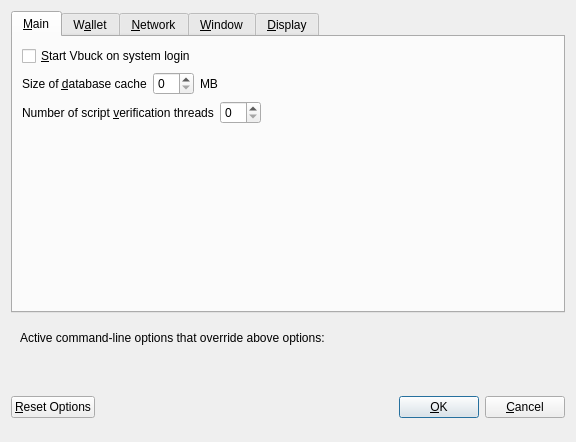
<?xml version="1.0" encoding="UTF-8"?>
<ui version="4.0">
 <class>OptionsDialog</class>
 <widget class="QDialog" name="OptionsDialog">
  <property name="geometry">
   <rect>
    <x>0</x>
    <y>0</y>
    <width>576</width>
    <height>442</height>
   </rect>
  </property>
  <property name="windowTitle">
   <string>Options</string>
  </property>
  <property name="modal">
   <bool>true</bool>
  </property>
  <layout class="QVBoxLayout" name="verticalLayout">
   <item>
    <widget class="QTabWidget" name="tabWidget">
     <property name="currentIndex">
      <number>0</number>
     </property>
     <widget class="QWidget" name="tabMain">
      <attribute name="title">
       <string>&amp;Main</string>
      </attribute>
      <layout class="QVBoxLayout" name="verticalLayout_Main">
       <item>
        <widget class="QCheckBox" name="bitcoinAtStartup">
         <property name="toolTip">
          <string>Automatically start Vbuck after logging in to the system.</string>
         </property>
         <property name="text">
          <string>&amp;Start Vbuck on system login</string>
         </property>
        </widget>
       </item>
       <item>
        <layout class="QHBoxLayout" name="horizontalLayout_2_Main">
         <item>
          <widget class="QLabel" name="databaseCacheLabel">
           <property name="text">
            <string>Size of &amp;database cache</string>
           </property>
           <property name="textFormat">
            <enum>Qt::PlainText</enum>
           </property>
           <property name="buddy">
            <cstring>databaseCache</cstring>
           </property>
          </widget>
         </item>
         <item>
          <widget class="QSpinBox" name="databaseCache"/>
         </item>
         <item>
          <widget class="QLabel" name="databaseCacheUnitLabel">
           <property name="text">
            <string>MB</string>
           </property>
           <property name="textFormat">
            <enum>Qt::PlainText</enum>
           </property>
          </widget>
         </item>
         <item>
          <spacer name="horizontalSpacer_2_Main">
           <property name="orientation">
            <enum>Qt::Horizontal</enum>
           </property>
           <property name="sizeHint" stdset="0">
            <size>
             <width>40</width>
             <height>20</height>
            </size>
           </property>
          </spacer>
         </item>
        </layout>
       </item>
       <item>
        <layout class="QHBoxLayout" name="horizontalLayout_3_Main">
         <item>
          <widget class="QLabel" name="threadsScriptVerifLabel">
           <property name="text">
            <string>Number of script &amp;verification threads</string>
           </property>
           <property name="textFormat">
            <enum>Qt::PlainText</enum>
           </property>
           <property name="buddy">
            <cstring>threadsScriptVerif</cstring>
           </property>
          </widget>
         </item>
         <item>
          <widget class="QSpinBox" name="threadsScriptVerif">
           <property name="toolTip">
            <string>(0 = auto, &lt;0 = leave that many cores free)</string>
           </property>
          </widget>
         </item>
         <item>
          <spacer name="horizontalSpacer_3_Main">
           <property name="orientation">
            <enum>Qt::Horizontal</enum>
           </property>
           <property name="sizeHint" stdset="0">
            <size>
             <width>40</width>
             <height>20</height>
            </size>
           </property>
          </spacer>
         </item>
        </layout>
       </item>
       <item>
        <spacer name="verticalSpacer_2">
         <property name="orientation">
          <enum>Qt::Vertical</enum>
         </property>
         <property name="sizeHint" stdset="0">
          <size>
           <width>20</width>
           <height>40</height>
          </size>
         </property>
        </spacer>
       </item>
      </layout>
     </widget>
     <widget class="QWidget" name="tabWallet">
      <attribute name="title">
       <string>W&amp;allet</string>
      </attribute>
      <layout class="QVBoxLayout" name="verticalLayout_Wallet">
       <item>
        <layout class="QHBoxLayout" name="horizontalLayout_2_Wallet">
         <item>
          <widget class="QLabel" name="labelStakeSplitThresholdText">
           <property name="text">
            <string>Stake split threshold:</string>
           </property>
          </widget>
         </item>
         <item>
          <widget class="QSpinBox" name="spinBoxStakeSplitThreshold">
           <property name="minimum">
            <number>1</number>
           </property>
           <property name="maximum">
            <number>999999</number>
           </property>
          </widget>
         </item>
        </layout>
       </item>
       <item>
        <widget class="QGroupBox" name="groupBox">
         <property name="title">
          <string>Expert</string>
         </property>
         <layout class="QVBoxLayout" name="verticalLayout_2">
          <item>
           <widget class="QCheckBox" name="coinControlFeatures">
            <property name="toolTip">
             <string>Whether to show coin control features or not.</string>
            </property>
            <property name="text">
             <string>Enable coin &amp;control features</string>
            </property>
           </widget>
          </item>
          <item>
           <widget class="QCheckBox" name="showMasternodesTab">
            <property name="toolTip">
             <string>Show additional tab listing all your masternodes in first sub-tab&lt;br/&gt;and all masternodes on the network in second sub-tab.</string>
            </property>
            <property name="text">
             <string>Show Masternodes Tab</string>
            </property>
           </widget>
          </item>
          <item>
           <widget class="QCheckBox" name="spendZeroConfChange">
            <property name="toolTip">
             <string>If you disable the spending of unconfirmed change, the change from a transaction&lt;br/&gt;cannot be used until that transaction has at least one confirmation.&lt;br/&gt;This also affects how your balance is computed.</string>
            </property>
            <property name="text">
             <string>&amp;Spend unconfirmed change</string>
            </property>
           </widget>
          </item>
         </layout>
        </widget>
       </item>
       <item>
        <spacer name="verticalSpacer_Wallet">
         <property name="orientation">
          <enum>Qt::Vertical</enum>
         </property>
         <property name="sizeHint" stdset="0">
          <size>
           <width>20</width>
           <height>40</height>
          </size>
         </property>
        </spacer>
       </item>
      </layout>
     </widget>
     <widget class="QWidget" name="tabNetwork">
      <attribute name="title">
       <string>&amp;Network</string>
      </attribute>
      <layout class="QVBoxLayout" name="verticalLayout_Network">
       <item>
        <widget class="QCheckBox" name="mapPortUpnp">
         <property name="toolTip">
          <string>Automatically open the Vbuck client port on the router. This only works when your router supports UPnP and it is enabled.</string>
         </property>
         <property name="text">
          <string>Map port using &amp;UPnP</string>
         </property>
        </widget>
       </item>
       <item>
        <widget class="QCheckBox" name="allowIncoming">
         <property name="toolTip">
          <string>Accept connections from outside</string>
         </property>
         <property name="text">
          <string>Allow incoming connections</string>
         </property>
        </widget>
       </item>
       <item>
        <widget class="QCheckBox" name="connectSocks">
         <property name="toolTip">
          <string>Connect to the Vbuck network through a SOCKS5 proxy.</string>
         </property>
         <property name="text">
          <string>&amp;Connect through SOCKS5 proxy (default proxy):</string>
         </property>
        </widget>
       </item>
       <item>
        <layout class="QHBoxLayout" name="horizontalLayout_1_Network">
         <item>
          <widget class="QLabel" name="proxyIpLabel">
           <property name="text">
            <string>Proxy &amp;IP:</string>
           </property>
           <property name="textFormat">
            <enum>Qt::PlainText</enum>
           </property>
           <property name="buddy">
            <cstring>proxyIp</cstring>
           </property>
          </widget>
         </item>
         <item>
          <widget class="QValidatedLineEdit" name="proxyIp">
           <property name="minimumSize">
            <size>
             <width>140</width>
             <height>0</height>
            </size>
           </property>
           <property name="maximumSize">
            <size>
             <width>140</width>
             <height>16777215</height>
            </size>
           </property>
           <property name="toolTip">
            <string>IP address of the proxy (e.g. IPv4: 127.0.0.1 / IPv6: ::1)</string>
           </property>
          </widget>
         </item>
         <item>
          <widget class="QLabel" name="proxyPortLabel">
           <property name="text">
            <string>&amp;Port:</string>
           </property>
           <property name="textFormat">
            <enum>Qt::PlainText</enum>
           </property>
           <property name="buddy">
            <cstring>proxyPort</cstring>
           </property>
          </widget>
         </item>
         <item>
          <widget class="QLineEdit" name="proxyPort">
           <property name="minimumSize">
            <size>
             <width>55</width>
             <height>0</height>
            </size>
           </property>
           <property name="maximumSize">
            <size>
             <width>55</width>
             <height>16777215</height>
            </size>
           </property>
           <property name="toolTip">
            <string>Port of the proxy (e.g. 9050)</string>
           </property>
          </widget>
         </item>
         <item>
          <spacer name="horizontalSpacer_1_Network">
           <property name="orientation">
            <enum>Qt::Horizontal</enum>
           </property>
           <property name="sizeHint" stdset="0">
            <size>
             <width>40</width>
             <height>20</height>
            </size>
           </property>
          </spacer>
         </item>
        </layout>
       </item>
       <item>
        <spacer name="verticalSpacer_Network">
         <property name="orientation">
          <enum>Qt::Vertical</enum>
         </property>
         <property name="sizeHint" stdset="0">
          <size>
           <width>20</width>
           <height>40</height>
          </size>
         </property>
        </spacer>
       </item>
      </layout>
     </widget>
     <widget class="QWidget" name="tabWindow">
      <attribute name="title">
       <string>&amp;Window</string>
      </attribute>
      <layout class="QVBoxLayout" name="verticalLayout_Window">
       <item>
        <widget class="QCheckBox" name="minimizeToTray">
         <property name="toolTip">
          <string>Show only a tray icon after minimizing the window.</string>
         </property>
         <property name="text">
          <string>&amp;Minimize to the tray instead of the taskbar</string>
         </property>
        </widget>
       </item>
       <item>
        <widget class="QCheckBox" name="minimizeOnClose">
         <property name="toolTip">
          <string>Minimize instead of exit the application when the window is closed. When this option is enabled, the application will be closed only after selecting Quit in the menu.</string>
         </property>
         <property name="text">
          <string>M&amp;inimize on close</string>
         </property>
        </widget>
       </item>
       <item>
        <spacer name="verticalSpacer_Window">
         <property name="orientation">
          <enum>Qt::Vertical</enum>
         </property>
         <property name="sizeHint" stdset="0">
          <size>
           <width>20</width>
           <height>40</height>
          </size>
         </property>
        </spacer>
       </item>
      </layout>
     </widget>
     <widget class="QWidget" name="tabDisplay">
      <attribute name="title">
       <string>&amp;Display</string>
      </attribute>
      <layout class="QVBoxLayout" name="verticalLayout_Display">
       <item>
        <layout class="QHBoxLayout" name="horizontalLayout_1_Display">
         <item>
          <widget class="QLabel" name="langLabel">
           <property name="text">
            <string>User Interface &amp;language:</string>
           </property>
           <property name="textFormat">
            <enum>Qt::PlainText</enum>
           </property>
           <property name="buddy">
            <cstring>lang</cstring>
           </property>
          </widget>
         </item>
         <item>
          <widget class="QValueComboBox" name="lang">
           <property name="toolTip">
            <string>The user interface language can be set here. This setting will take effect after restarting Vbuck.</string>
           </property>
          </widget>
         </item>
        </layout>
       </item>
       <item>
        <widget class="Line" name="line">
         <property name="orientation">
          <enum>Qt::Horizontal</enum>
         </property>
        </widget>
       </item>
       <item>
        <layout class="QHBoxLayout" name="horizontalLayout_2_Display">
         <item>
          <widget class="QLabel" name="unitLabel">
           <property name="text">
            <string>&amp;Unit to show amounts in:</string>
           </property>
           <property name="textFormat">
            <enum>Qt::PlainText</enum>
           </property>
           <property name="buddy">
            <cstring>unit</cstring>
           </property>
          </widget>
         </item>
         <item>
          <widget class="QValueComboBox" name="unit">
           <property name="toolTip">
            <string>Choose the default subdivision unit to show in the interface and when sending coins.</string>
           </property>
          </widget>
         </item>
        </layout>
       </item>
       <item>
        <layout class="QHBoxLayout" name="horizontalLayout_5_Display">
         <item>
          <widget class="QLabel" name="digitsLabel">
           <property name="text">
            <string>Decimal digits</string>
           </property>
          </widget>
         </item>
         <item>
          <widget class="QValueComboBox" name="digits"/>
         </item>
        </layout>
       </item>
       <item>
        <layout class="QHBoxLayout" name="horizontalLayout_3_Display">
         <item>
          <widget class="QLabel" name="thirdPartyTxUrlsLabel">
           <property name="toolTip">
            <string>Third party URLs (e.g. a block explorer) that appear in the transactions tab as context menu items. %s in the URL is replaced by transaction hash. Multiple URLs are separated by vertical bar |.</string>
           </property>
           <property name="text">
            <string>Third party transaction URLs</string>
           </property>
           <property name="buddy">
            <cstring>thirdPartyTxUrls</cstring>
           </property>
          </widget>
         </item>
         <item>
          <widget class="QLineEdit" name="thirdPartyTxUrls">
           <property name="toolTip">
            <string>Third party URLs (e.g. a block explorer) that appear in the transactions tab as context menu items. %s in the URL is replaced by transaction hash. Multiple URLs are separated by vertical bar |.</string>
           </property>
          </widget>
         </item>
        </layout>
       </item>
       <item>
        <spacer name="verticalSpacer">
         <property name="orientation">
          <enum>Qt::Vertical</enum>
         </property>
         <property name="sizeHint" stdset="0">
          <size>
           <width>20</width>
           <height>40</height>
          </size>
         </property>
        </spacer>
       </item>
      </layout>
     </widget>
    </widget>
   </item>
   <item>
    <widget class="QFrame" name="frame">
     <layout class="QVBoxLayout" name="verticalLayout_Bottom">
      <item>
       <layout class="QHBoxLayout" name="horizontalLayout_Bottom">
        <item>
         <widget class="QLabel" name="overriddenByCommandLineInfoLabel">
          <property name="text">
           <string>Active command-line options that override above options:</string>
          </property>
          <property name="textFormat">
           <enum>Qt::PlainText</enum>
          </property>
         </widget>
        </item>
        <item>
         <spacer name="horizontalSpacer_Bottom">
          <property name="orientation">
           <enum>Qt::Horizontal</enum>
          </property>
          <property name="sizeHint" stdset="0">
           <size>
            <width>40</width>
            <height>20</height>
           </size>
          </property>
         </spacer>
        </item>
       </layout>
      </item>
      <item>
       <widget class="QLabel" name="overriddenByCommandLineLabel">
        <property name="text">
         <string/>
        </property>
        <property name="textFormat">
         <enum>Qt::PlainText</enum>
        </property>
        <property name="wordWrap">
         <bool>true</bool>
        </property>
       </widget>
      </item>
     </layout>
    </widget>
   </item>
   <item>
    <layout class="QHBoxLayout" name="horizontalLayout_Buttons">
     <item>
      <widget class="QPushButton" name="resetButton">
       <property name="toolTip">
        <string>Reset all client options to default.</string>
       </property>
       <property name="text">
        <string>&amp;Reset Options</string>
       </property>
       <property name="autoDefault">
        <bool>false</bool>
       </property>
      </widget>
     </item>
     <item>
      <spacer name="horizontalSpacer_1">
       <property name="orientation">
        <enum>Qt::Horizontal</enum>
       </property>
       <property name="sizeHint" stdset="0">
        <size>
         <width>40</width>
         <height>48</height>
        </size>
       </property>
      </spacer>
     </item>
     <item>
      <widget class="QLabel" name="statusLabel">
       <property name="minimumSize">
        <size>
         <width>200</width>
         <height>0</height>
        </size>
       </property>
       <property name="font">
        <font>
         <weight>75</weight>
         <bold>true</bold>
        </font>
       </property>
       <property name="text">
        <string/>
       </property>
       <property name="textFormat">
        <enum>Qt::PlainText</enum>
       </property>
       <property name="wordWrap">
        <bool>true</bool>
       </property>
      </widget>
     </item>
     <item>
      <spacer name="horizontalSpacer_2">
       <property name="orientation">
        <enum>Qt::Horizontal</enum>
       </property>
       <property name="sizeHint" stdset="0">
        <size>
         <width>40</width>
         <height>48</height>
        </size>
       </property>
      </spacer>
     </item>
     <item>
      <widget class="QPushButton" name="okButton">
       <property name="text">
        <string>&amp;OK</string>
       </property>
       <property name="autoDefault">
        <bool>false</bool>
       </property>
       <property name="default">
        <bool>true</bool>
       </property>
      </widget>
     </item>
     <item>
      <widget class="QPushButton" name="cancelButton">
       <property name="text">
        <string>&amp;Cancel</string>
       </property>
       <property name="autoDefault">
        <bool>false</bool>
       </property>
      </widget>
     </item>
    </layout>
   </item>
  </layout>
 </widget>
 <customwidgets>
  <customwidget>
   <class>QValidatedLineEdit</class>
   <extends>QLineEdit</extends>
   <header>qvalidatedlineedit.h</header>
  </customwidget>
  <customwidget>
   <class>QValueComboBox</class>
   <extends>QComboBox</extends>
   <header>qvaluecombobox.h</header>
  </customwidget>
 </customwidgets>
 <resources/>
 <connections/>
</ui>
